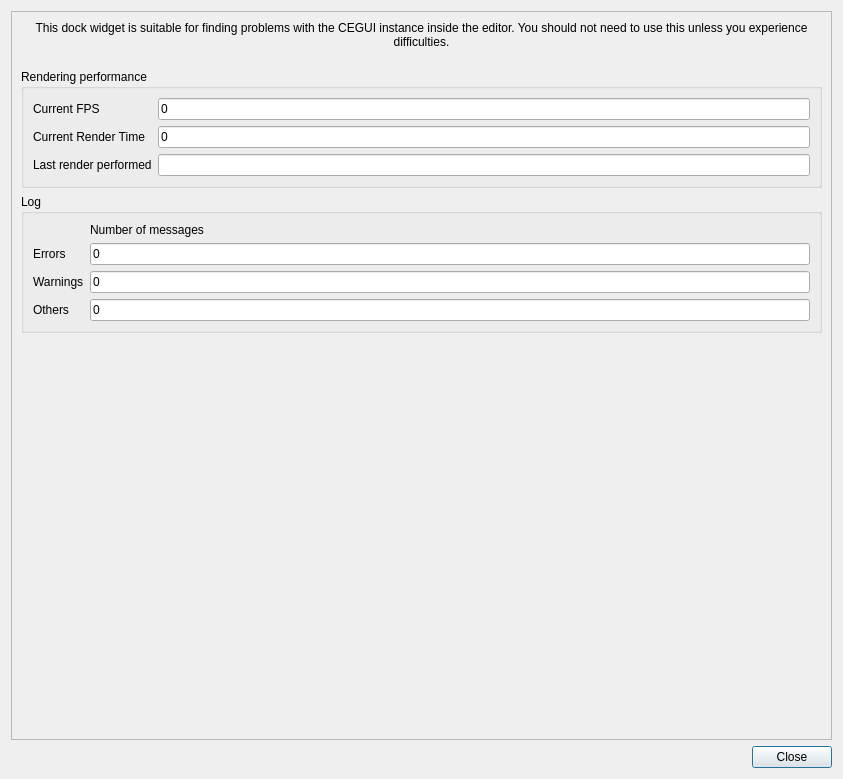
<?xml version="1.0" encoding="UTF-8"?>
<ui version="4.0">
 <class>CEGUIWidgetInfo</class>
 <widget class="QDialog" name="CEGUIWidgetInfo">
  <property name="geometry">
   <rect>
    <x>0</x>
    <y>0</y>
    <width>843</width>
    <height>779</height>
   </rect>
  </property>
  <property name="windowTitle">
   <string>CEGUI Debug Info</string>
  </property>
  <layout class="QVBoxLayout" name="verticalLayout">
   <item>
    <widget class="QScrollArea" name="scrollArea">
     <property name="widgetResizable">
      <bool>true</bool>
     </property>
     <widget class="QWidget" name="scrollAreaWidgetContents_2">
      <property name="geometry">
       <rect>
        <x>0</x>
        <y>0</y>
        <width>823</width>
        <height>722</height>
       </rect>
      </property>
      <layout class="QVBoxLayout" name="verticalLayout_2">
       <item>
        <widget class="QLabel" name="info">
         <property name="sizePolicy">
          <sizepolicy hsizetype="Preferred" vsizetype="Maximum">
           <horstretch>0</horstretch>
           <verstretch>0</verstretch>
          </sizepolicy>
         </property>
         <property name="text">
          <string>This dock widget is suitable for finding problems with the CEGUI instance inside the editor. You should not need to use this unless you experience difficulties.</string>
         </property>
         <property name="textFormat">
          <enum>Qt::PlainText</enum>
         </property>
         <property name="scaledContents">
          <bool>false</bool>
         </property>
         <property name="alignment">
          <set>Qt::AlignHCenter|Qt::AlignTop</set>
         </property>
         <property name="wordWrap">
          <bool>true</bool>
         </property>
        </widget>
       </item>
       <item>
        <widget class="QGroupBox" name="renderingPerformance">
         <property name="sizePolicy">
          <sizepolicy hsizetype="Preferred" vsizetype="Fixed">
           <horstretch>0</horstretch>
           <verstretch>0</verstretch>
          </sizepolicy>
         </property>
         <property name="title">
          <string>Rendering performance</string>
         </property>
         <layout class="QGridLayout" name="gridLayout_3">
          <item row="0" column="0">
           <widget class="QLabel" name="currentFPSLabel">
            <property name="text">
             <string>Current FPS</string>
            </property>
            <property name="buddy">
             <cstring>currentFPSBox</cstring>
            </property>
           </widget>
          </item>
          <item row="0" column="1">
           <widget class="QLineEdit" name="currentFPSBox">
            <property name="toolTip">
             <string>FPS means how many times the CEGUI widget gets rerendered per second</string>
            </property>
            <property name="text">
             <string>0</string>
            </property>
            <property name="frame">
             <bool>true</bool>
            </property>
            <property name="readOnly">
             <bool>true</bool>
            </property>
           </widget>
          </item>
          <item row="1" column="0">
           <widget class="QLabel" name="currentRenderTimeLabel">
            <property name="text">
             <string>Current Render Time</string>
            </property>
            <property name="buddy">
             <cstring>currentRenderTimeBox</cstring>
            </property>
           </widget>
          </item>
          <item row="1" column="1">
           <widget class="QLineEdit" name="currentRenderTimeBox">
            <property name="toolTip">
             <string>Render time means how much time (in seconds) did we spend in the renderGUI method</string>
            </property>
            <property name="text">
             <string>0</string>
            </property>
            <property name="readOnly">
             <bool>true</bool>
            </property>
           </widget>
          </item>
          <item row="2" column="0">
           <widget class="QLabel" name="lastRenderTimeLabel">
            <property name="text">
             <string>Last render performed</string>
            </property>
           </widget>
          </item>
          <item row="2" column="1">
           <widget class="QLineEdit" name="lastRenderTimeBox">
            <property name="readOnly">
             <bool>true</bool>
            </property>
           </widget>
          </item>
         </layout>
        </widget>
       </item>
       <item>
        <widget class="QGroupBox" name="log">
         <property name="sizePolicy">
          <sizepolicy hsizetype="Preferred" vsizetype="Fixed">
           <horstretch>0</horstretch>
           <verstretch>0</verstretch>
          </sizepolicy>
         </property>
         <property name="title">
          <string>Log</string>
         </property>
         <layout class="QGridLayout" name="gridLayout_4">
          <item row="1" column="0">
           <widget class="QLabel" name="errorsLabel">
            <property name="text">
             <string>Errors</string>
            </property>
            <property name="buddy">
             <cstring>errorsBox</cstring>
            </property>
           </widget>
          </item>
          <item row="1" column="1">
           <widget class="QLineEdit" name="errorsBox">
            <property name="text">
             <string>0</string>
            </property>
            <property name="readOnly">
             <bool>true</bool>
            </property>
           </widget>
          </item>
          <item row="2" column="0">
           <widget class="QLabel" name="warningsLabel">
            <property name="text">
             <string>Warnings</string>
            </property>
            <property name="buddy">
             <cstring>warningsBox</cstring>
            </property>
           </widget>
          </item>
          <item row="2" column="1">
           <widget class="QLineEdit" name="warningsBox">
            <property name="text">
             <string>0</string>
            </property>
            <property name="readOnly">
             <bool>true</bool>
            </property>
           </widget>
          </item>
          <item row="3" column="1">
           <widget class="QLineEdit" name="othersBox">
            <property name="text">
             <string>0</string>
            </property>
            <property name="readOnly">
             <bool>true</bool>
            </property>
           </widget>
          </item>
          <item row="0" column="1">
           <widget class="QLabel" name="label">
            <property name="sizePolicy">
             <sizepolicy hsizetype="Preferred" vsizetype="Maximum">
              <horstretch>0</horstretch>
              <verstretch>0</verstretch>
             </sizepolicy>
            </property>
            <property name="text">
             <string>Number of messages</string>
            </property>
           </widget>
          </item>
          <item row="3" column="0">
           <widget class="QLabel" name="othersLabel">
            <property name="text">
             <string>Others</string>
            </property>
            <property name="buddy">
             <cstring>othersBox</cstring>
            </property>
           </widget>
          </item>
         </layout>
        </widget>
       </item>
       <item>
        <widget class="QWidget" name="logViewArea" native="true">
         <property name="sizePolicy">
          <sizepolicy hsizetype="Preferred" vsizetype="Minimum">
           <horstretch>0</horstretch>
           <verstretch>0</verstretch>
          </sizepolicy>
         </property>
         <property name="minimumSize">
          <size>
           <width>0</width>
           <height>200</height>
          </size>
         </property>
        </widget>
       </item>
      </layout>
     </widget>
    </widget>
   </item>
   <item>
    <widget class="QWidget" name="bottomButtonBox" native="true">
     <property name="sizePolicy">
      <sizepolicy hsizetype="Preferred" vsizetype="Maximum">
       <horstretch>0</horstretch>
       <verstretch>0</verstretch>
      </sizepolicy>
     </property>
     <layout class="QHBoxLayout" name="horizontalLayout_2">
      <property name="spacing">
       <number>0</number>
      </property>
      <property name="margin">
       <number>0</number>
      </property>
      <item>
       <spacer name="horizontalSpacer">
        <property name="orientation">
         <enum>Qt::Horizontal</enum>
        </property>
        <property name="sizeHint" stdset="0">
         <size>
          <width>40</width>
          <height>20</height>
         </size>
        </property>
       </spacer>
      </item>
      <item>
       <widget class="QPushButton" name="closeButton">
        <property name="text">
         <string>Close</string>
        </property>
       </widget>
      </item>
     </layout>
    </widget>
   </item>
  </layout>
 </widget>
 <resources/>
 <connections>
  <connection>
   <sender>closeButton</sender>
   <signal>clicked()</signal>
   <receiver>CEGUIWidgetInfo</receiver>
   <slot>close()</slot>
   <hints>
    <hint type="sourcelabel">
     <x>751</x>
     <y>793</y>
    </hint>
    <hint type="destinationlabel">
     <x>406</x>
     <y>413</y>
    </hint>
   </hints>
  </connection>
 </connections>
</ui>
